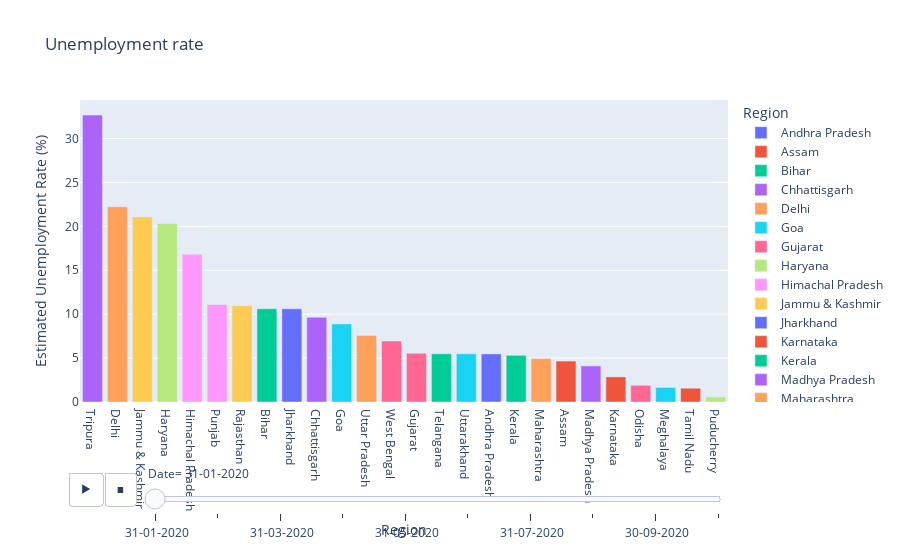

The notebook cell this image was saved under:
### Markdown cell above
## Analyzing Data By Barplots

### Code cell
fg = px.bar(df,x='Region',y=' Estimated Unemployment Rate (%)',color='Region',title='Unemployment rate',animation_frame=' Date',template='plotly')
fg.update_layout(xaxis={'categoryorder':'total descending'})
fg.show()

### Figure 1 — Plotly figure (JSON) as saved in the notebook; plotly's stock layout.template omitted (floating-point values rounded to 4 significant figures)
{"data": [{"alignmentgroup": "True", "hovertemplate": "Region=%{x}<br> Date= 31-01-2020<br> Estimated Unemployment Rate (%)=%{y}<extra></extra>", "legendgroup": "Andhra Pradesh", "marker": {"color": "#636efa", "pattern": {"shape": ""}}, "name": "Andhra Pradesh", "offsetgroup": "Andhra Pradesh", "orientation": "v", "showlegend": true, "textposition": "auto", "type": "bar", "x": ["Andhra Pradesh"], "xaxis": "x", "y": [5.48], "yaxis": "y"}, {"alignmentgroup": "True", "hovertemplate": "Region=%{x}<br> Date= 31-01-2020<br> Estimated Unemployment Rate (%)=%{y}<extra></extra>", "legendgroup": "Assam", "marker": {"color": "#EF553B", "pattern": {"shape": ""}}, "name": "Assam", "offsetgroup": "Assam", "orientation": "v", "showlegend": true, "textposition": "auto", "type": "bar", "x": ["Assam"], "xaxis": "x", "y": [4.66], "yaxis": "y"}, {"alignmentgroup": "True", "hovertemplate": "Region=%{x}<br> Date= 31-01-2020<br> Estimated Unemployment Rate (%)=%{y}<extra></extra>", "legendgroup": "Bihar", "marker": {"color": "#00cc96", "pattern": {"shape": ""}}, "name": "Bihar", "offsetgroup": "Bihar", "orientation": "v", "showlegend": true, "textposition": "auto", "type": "bar", "x": ["Bihar"], "xaxis": "x", "y": [10.61], "yaxis": "y"}, {"alignmentgroup": "True", "hovertemplate": "Region=%{x}<br> Date= 31-01-2020<br> Estimated Unemployment Rate (%)=%{y}<extra></extra>", "legendgroup": "Chhattisgarh", "marker": {"color": "#ab63fa", "pattern": {"shape": ""}}, "name": "Chhattisgarh", "offsetgroup": "Chhattisgarh", "orientation": "v", "showlegend": true, "textposition": "auto", "type": "bar", "x": ["Chhattisgarh"], "xaxis": "x", "y": [9.65], "yaxis": "y"}, {"alignmentgroup": "True", "hovertemplate": "Region=%{x}<br> Date= 31-01-2020<br> Estimated Unemployment Rate (%)=%{y}<extra></extra>", "legendgroup": "Delhi", "marker": {"color": "#FFA15A", "pattern": {"shape": ""}}, "name": "Delhi", "offsetgroup": "Delhi", "orientation": "v", "showlegend": true, "textposition": "auto", "type": "bar", "x": ["Delhi"], "xaxis": "x", "y": [22.23], "yaxis": "y"}, {"alignmentgroup": "True", "hovertemplate": "Region=%{x}<br> Date= 31-01-2020<br> Estimated Unemployment Rate (%)=%{y}<extra></extra>", "legendgroup": "Goa", "marker": {"color": "#19d3f3", "pattern": {"shape": ""}}, "name": "Goa", "offsetgroup": "Goa", "orientation": "v", "showlegend": true, "textposition": "auto", "type": "bar", "x": ["Goa"], "xaxis": "x", "y": [8.89], "yaxis": "y"}, {"alignmentgroup": "True", "hovertemplate": "Region=%{x}<br> Date= 31-01-2020<br> Estimated Unemployment Rate (%)=%{y}<extra></extra>", "legendgroup": "Gujarat", "marker": {"color": "#FF6692", "pattern": {"shape": ""}}, "name": "Gujarat", "offsetgroup": "Gujarat", "orientation": "v", "showlegend": true, "textposition": "auto", "type": "bar", "x": ["Gujarat"], "xaxis": "x", "y": [5.54], "yaxis": "y"}, {"alignmentgroup": "True", "hovertemplate": "Region=%{x}<br> Date= 31-01-2020<br> Estimated Unemployment Rate (%)=%{y}<extra></extra>", "legendgroup": "Haryana", "marker": {"color": "#B6E880", "pattern": {"shape": ""}}, "name": "Haryana", "offsetgroup": "Haryana", "orientation": "v", "showlegend": true, "textposition": "auto", "type": "bar", "x": ["Haryana"], "xaxis": "x", "y": [20.34], "yaxis": "y"}, {"alignmentgroup": "True", "hovertemplate": "Region=%{x}<br> Date= 31-01-2020<br> Estimated Unemployment Rate (%)=%{y}<extra></extra>", "legendgroup": "Himachal Pradesh", "marker": {"color": "#FF97FF", "pattern": {"shape": ""}}, "name": "Himachal Pradesh", "offsetgroup": "Himachal Pradesh", "orientation": "v", "showlegend": true, "textposition": "auto", "type": "bar", "x": ["Himachal Pradesh"], "xaxis": "x", "y": [16.83], "yaxis": "y"}, {"alignmentgroup": "True", "hovertemplate": "Region=%{x}<br> Date= 31-01-2020<br> Estimated Unemployment Rate (%)=%{y}<extra></extra>", "legendgroup": "Jammu & Kashmir", "marker": {"color": "#FECB52", "pattern": {"shape": ""}}, "name": "Jammu & Kashmir", "offsetgroup": "Jammu & Kashmir", "orientation": "v", "showlegend": true, "textposition": "auto", "type": "bar", "x": ["Jammu & Kashmir"], "xaxis": "x", "y": [21.08], "yaxis": "y"}, {"alignmentgroup": "True", "hovertemplate": "Region=%{x}<br> Date= 31-01-2020<br> Estimated Unemployment Rate (%)=%{y}<extra></extra>", "legendgroup": "Jharkhand", "marker": {"color": "#636efa", "pattern": {"shape": ""}}, "name": "Jharkhand", "offsetgroup": "Jharkhand", "orientation": "v", "showlegend": true, "textposition": "auto", "type": "bar", "x": ["Jharkhand"], "xaxis": "x", "y": [10.61], "yaxis": "y"}, {"alignmentgroup": "True", "hovertemplate": "Region=%{x}<br> Date= 31-01-2020<br> Estimated Unemployment Rate (%)=%{y}<extra></extra>", "legendgroup": "Karnataka", "marker": {"color": "#EF553B", "pattern": {"shape": ""}}, "name": "Karnataka", "offsetgroup": "Karnataka", "orientation": "v", "showlegend": true, "textposition": "auto", "type": "bar", "x": ["Karnataka"], "xaxis": "x", "y": [2.86], "yaxis": "y"}, {"alignmentgroup": "True", "hovertemplate": "Region=%{x}<br> Date= 31-01-2020<br> Estimated Unemployment Rate (%)=%{y}<extra></extra>", "legendgroup": "Kerala", "marker": {"color": "#00cc96", "pattern": {"shape": ""}}, "name": "Kerala", "offsetgroup": "Kerala", "orientation": "v", "showlegend": true, "textposition": "auto", "type": "bar", "x": ["Kerala"], "xaxis": "x", "y": [5.31], "yaxis": "y"}, {"alignmentgroup": "True", "hovertemplate": "Region=%{x}<br> Date= 31-01-2020<br> Estimated Unemployment Rate (%)=%{y}<extra></extra>", "legendgroup": "Madhya Pradesh", "marker": {"color": "#ab63fa", "pattern": {"shape": ""}}, "name": "Madhya Pradesh", "offsetgroup": "Madhya Pradesh", "orientation": "v", "showlegend": true, "textposition": "auto", "type": "bar", "x": ["Madhya Pradesh"], "xaxis": "x", "y": [4.11], "yaxis": "y"}, {"alignmentgroup": "True", "hovertemplate": "Region=%{x}<br> Date= 31-01-2020<br> Estimated Unemployment Rate (%)=%{y}<extra></extra>", "legendgroup": "Maharashtra", "marker": {"color": "#FFA15A", "pattern": {"shape": ""}}, "name": "Maharashtra", "offsetgroup": "Maharashtra", "orientation": "v", "showlegend": true, "textposition": "auto", "type": "bar", "x": ["Maharashtra"], "xaxis": "x", "y": [4.95], "yaxis": "y"}, {"alignmentgroup": "True", "hovertemplate": "Region=%{x}<br> Date= 31-01-2020<br> Estimated Unemployment Rate (%)=%{y}<extra></extra>", "legendgroup": "Meghalaya", "marker": {"color": "#19d3f3", "pattern": {"shape": ""}}, "name": "Meghalaya", "offsetgroup": "Meghalaya", "orientation": "v", "showlegend": true, "textposition": "auto", "type": "bar", "x": ["Meghalaya"], "xaxis": "x", "y": [1.66], "yaxis": "y"}, {"alignmentgroup": "True", "hovertemplate": "Region=%{x}<br> Date= 31-01-2020<br> Estimated Unemployment Rate (%)=%{y}<extra></extra>", "legendgroup": "Odisha", "marker": {"color": "#FF6692", "pattern": {"shape": ""}}, "name": "Odisha", "offsetgroup": "Odisha", "orientation": "v", "showlegend": true, "textposition": "auto", "type": "bar", "x": ["Odisha"], "xaxis": "x", "y": [1.9], "yaxis": "y"}, {"alignmentgroup": "True", "hovertemplate": "Region=%{x}<br> Date= 31-01-2020<br> Estimated Unemployment Rate (%)=%{y}<extra></extra>", "legendgroup": "Puducherry", "marker": {"color": "#B6E880", "pattern": {"shape": ""}}, "name": "Puducherry", "offsetgroup": "Puducherry", "orientation": "v", "showlegend": true, "textposition": "auto", "type": "bar", "x": ["Puducherry"], "xaxis": "x", "y": [0.58], "yaxis": "y"}, {"alignmentgroup": "True", "hovertemplate": "Region=%{x}<br> Date= 31-01-2020<br> Estimated Unemployment Rate (%)=%{y}<extra></extra>", "legendgroup": "Punjab", "marker": {"color": "#FF97FF", "pattern": {"shape": ""}}, "name": "Punjab", "offsetgroup": "Punjab", "orientation": "v", "showlegend": true, "textposition": "auto", "type": "bar", "x": ["Punjab"], "xaxis": "x", "y": [11.11], "yaxis": "y"}, {"alignmentgroup": "True", "hovertemplate": "Region=%{x}<br> Date= 31-01-2020<br> Estimated Unemployment Rate (%)=%{y}<extra></extra>", "legendgroup": "Rajasthan", "marker": {"color": "#FECB52", "pattern": {"shape": ""}}, "name": "Rajasthan", "offsetgroup": "Rajasthan", "orientation": "v", "showlegend": true, "textposition": "auto", "type": "bar", "x": ["Rajasthan"], "xaxis": "x", "y": [10.97], "yaxis": "y"}, {"alignmentgroup": "True", "hovertemplate": "Region=%{x}<br> Date= 31-01-2020<br> Estimated Unemployment Rate (%)=%{y}<extra></extra>", "legendgroup": "Tamil Nadu", "marker": {"color": "#EF553B", "pattern": {"shape": ""}}, "name": "Tamil Nadu", "offsetgroup": "Tamil Nadu", "orientation": "v", "showlegend": true, "textposition": "auto", "type": "bar", "x": ["Tamil Nadu"], "xaxis": "x", "y": [1.57], "yaxis": "y"}, {"alignmentgroup": "True", "hovertemplate": "Region=%{x}<br> Date= 31-01-2020<br> Estimated Unemployment Rate (%)=%{y}<extra></extra>", "legendgroup": "Telangana", "marker": {"color": "#00cc96", "pattern": {"shape": ""}}, "name": "Telangana", "offsetgroup": "Telangana", "orientation": "v", "showlegend": true, "textposition": "auto", "type": "bar", "x": ["Telangana"], "xaxis": "x", "y": [5.49], "yaxis": "y"}, {"alignmentgroup": "True", "hovertemplate": "Region=%{x}<br> Date= 31-01-2020<br> Estimated Unemployment Rate (%)=%{y}<extra></extra>", "legendgroup": "Tripura", "marker": {"color": "#ab63fa", "pattern": {"shape": ""}}, "name": "Tripura", "offsetgroup": "Tripura", "orientation": "v", "showlegend": true, "textposition": "auto", "type": "bar", "x": ["Tripura"], "xaxis": "x", "y": [32.67], "yaxis": "y"}, {"alignmentgroup": "True", "hovertemplate": "Region=%{x}<br> Date= 31-01-2020<br> Estimated Unemployment Rate (%)=%{y}<extra></extra>", "legendgroup": "Uttar Pradesh", "marker": {"color": "#FFA15A", "pattern": {"shape": ""}}, "name": "Uttar Pradesh", "offsetgroup": "Uttar Pradesh", "orientation": "v", "showlegend": true, "textposition": "auto", "type": "bar", "x": ["Uttar Pradesh"], "xaxis": "x", "y": [7.58], "yaxis": "y"}, {"alignmentgroup": "True", "hovertemplate": "Region=%{x}<br> Date= 31-01-2020<br> Estimated Unemployment Rate (%)=%{y}<extra></extra>", "legendgroup": "Uttarakhand", "marker": {"color": "#19d3f3", "pattern": {"shape": ""}}, "name": "Uttarakhand", "offsetgroup": "Uttarakhand", "orientation": "v", "showlegend": true, "textposition": "auto", "type": "bar", "x": ["Uttarakhand"], "xaxis": "x", "y": [5.49], "yaxis": "y"}, {"alignmentgroup": "True", "hovertemplate": "Region=%{x}<br> Date= 31-01-2020<br> Estimated Unemployment Rate (%)=%{y}<extra></extra>", "legendgroup": "West Bengal", "marker": {"color": "#FF6692", "pattern": {"shape": ""}}, "name": "West Bengal", "offsetgroup": "West Bengal", "orientation": "v", "showlegend": true, "textposition": "auto", "type": "bar", "x": ["West Bengal"], "xaxis": "x", "y": [6.94], "yaxis": "y"}], "layout": {"autosize": true, "barmode": "relative", "legend": {"title": {"text": "Region"}, "tracegroupgap": 0}, "sliders": [{"active": 0, "currentvalue": {"prefix": " Date="}, "len": 0.9, "pad": {"b": 10, "t": 60}, "steps": [{"args": [[" 31-01-2020"], {"frame": {"duration": 0, "redraw": true}, "fromcurrent": true, "mode": "immediate", "transition": {"duration": 0, "easing": "linear"}}], "label": " 31-01-2020", "method": "animate"}, {"args": [[" 29-02-2020"], {"frame": {"duration": 0, "redraw": true}, "fromcurrent": true, "mode": "immediate", "transition": {"duration": 0, "easing": "linear"}}], "label": " 29-02-2020", "method": "animate"}, {"args": [[" 31-03-2020"], {"frame": {"duration": 0, "redraw": true}, "fromcurrent": true, "mode": "immediate", "transition": {"duration": 0, "easing": "linear"}}], "label": " 31-03-2020", "method": "animate"}, {"args": [[" 30-04-2020"], {"frame": {"duration": 0, "redraw": true}, "fromcurrent": true, "mode": "immediate", "transition": {"duration": 0, "easing": "linear"}}], "label": " 30-04-2020", "method": "animate"}, {"args": [[" 31-05-2020"], {"frame": {"duration": 0, "redraw": true}, "fromcurrent": true, "mode": "immediate", "transition": {"duration": 0, "easing": "linear"}}], "label": " 31-05-2020", "method": "animate"}, {"args": [[" 30-06-2020"], {"frame": {"duration": 0, "redraw": true}, "fromcurrent": true, "mode": "immediate", "transition": {"duration": 0, "easing": "linear"}}], "label": " 30-06-2020", "method": "animate"}, {"args": [[" 31-07-2020"], {"frame": {"duration": 0, "redraw": true}, "fromcurrent": true, "mode": "immediate", "transition": {"duration": 0, "easing": "linear"}}], "label": " 31-07-2020", "method": "animate"}, {"args": [[" 31-08-2020"], {"frame": {"duration": 0, "redraw": true}, "fromcurrent": true, "mode": "immediate", "transition": {"duration": 0, "easing": "linear"}}], "label": " 31-08-2020", "method": "animate"}, {"args": [[" 30-09-2020"], {"frame": {"duration": 0, "redraw": true}, "fromcurrent": true, "mode": "immediate", "transition": {"duration": 0, "easing": "linear"}}], "label": " 30-09-2020", "method": "animate"}, {"args": [[" 31-10-2020"], {"frame": {"duration": 0, "redraw": true}, "fromcurrent": true, "mode": "immediate", "transition": {"duration": 0, "easing": "linear"}}], "label": " 31-10-2020", "method": "animate"}], "x": 0.1, "xanchor": "left", "y": 0, "yanchor": "top"}], "title": {"text": "Unemployment rate"}, "updatemenus": [{"buttons": [{"args": [null, {"frame": {"duration": 500, "redraw": true}, "fromcurrent": true, "mode": "immediate", "transition": {"duration": 500, "easing": "linear"}}], "label": "&#9654;", "method": "animate"}, {"args": [[null], {"frame": {"duration": 0, "redraw": true}, "fromcurrent": true, "mode": "immediate", "transition": {"duration": 0, "easing": "linear"}}], "label": "&#9724;", "method": "animate"}], "direction": "left", "pad": {"r": 10, "t": 70}, "showactive": false, "type": "buttons", "x": 0.1, "xanchor": "right", "y": 0, "yanchor": "top"}], "xaxis": {"anchor": "y", "autorange": true, "categoryarray": ["Andhra Pradesh", "Assam", "Bihar", "Chhattisgarh", "Delhi", "Goa", "Gujarat", "Haryana", "Himachal Pradesh", "Jammu & Kashmir", "Jharkhand", "Karnataka", "Kerala", "Madhya Pradesh", "Maharashtra", "Meghalaya", "Odisha", "Puducherry", "Punjab", "Rajasthan", "Sikkim", "Tamil Nadu", "Telangana", "Tripura", "Uttar Pradesh", "Uttarakhand", "West Bengal"], "categoryorder": "total descending", "domain": [0, 1], "range": [-0.5, 25.5], "title": {"text": "Region"}, "type": "category"}, "yaxis": {"anchor": "x", "autorange": true, "domain": [0, 1], "range": [0, 34.39], "title": {"text": " Estimated Unemployment Rate (%)"}, "type": "linear"}}}
